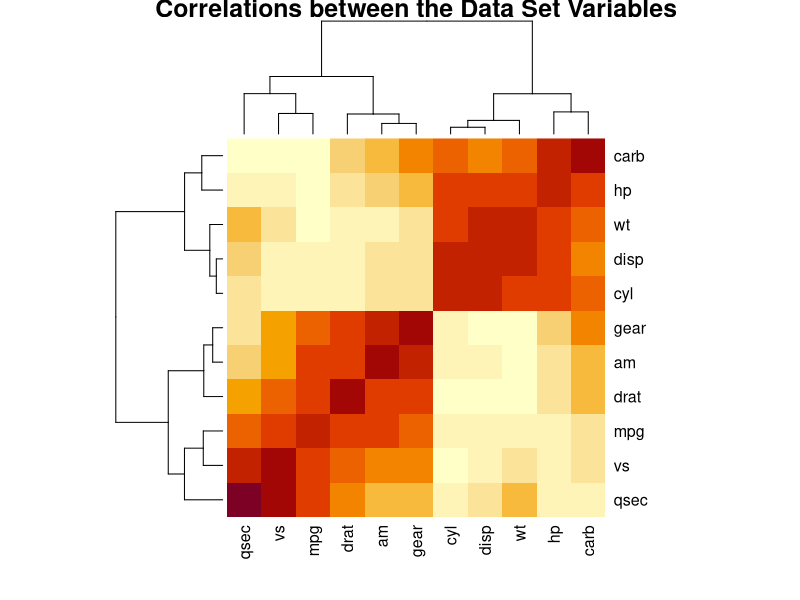
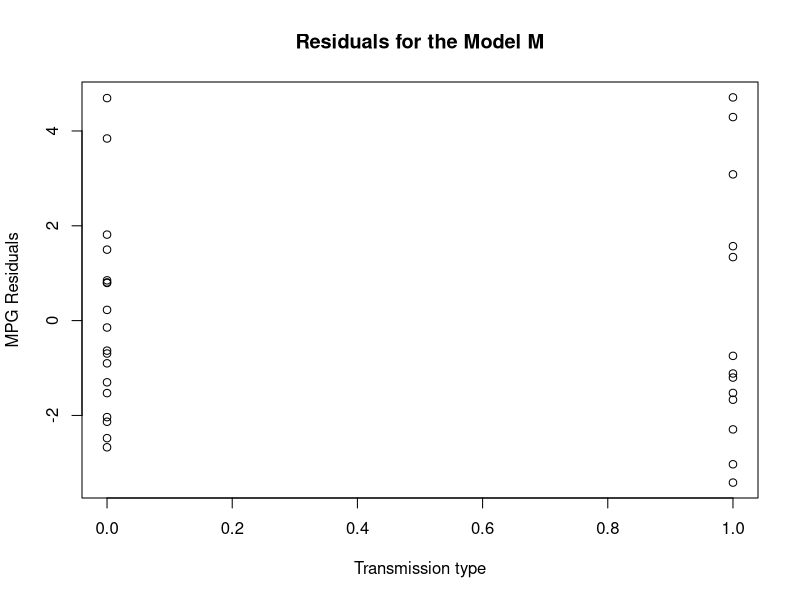
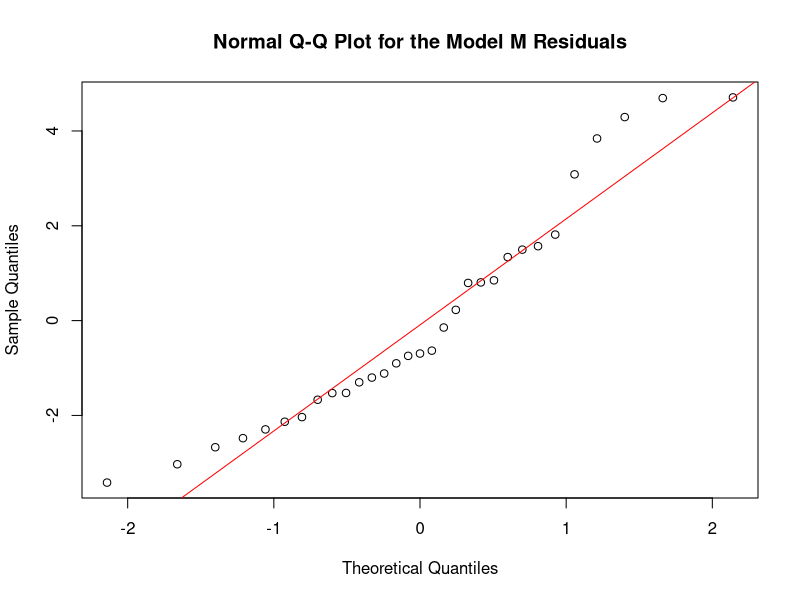

Generate these figures, in order, with R:
## ---- chunk 1
data (mtcars)
mtcars = mtcars[rownames(mtcars) != "Merc 240D",]
fit0 <- lm (mpg ~ am, mtcars)
fit.all <- lm (mpg ~ am + wt + qsec + wt + drat + gear + disp + cyl + carb + hp, mtcars)
## ---- chunk 2
eliminate <- function (var) {
  model <- lm (paste ("mpg ~ am + ", var), mtcars)
  c (anova (fit0, model)$"Pr(>F)"[2], var)
}
ms <- lapply (setdiff (names (mtcars), c ("mpg", "am")), eliminate)
## ---- chunk 3
fit1 <- lm (mpg ~ am + wt, mtcars)
eliminate <- function (var) {
  model <- lm (paste ("mpg ~ am + wt + ", var), mtcars)
  c (anova (fit1, model)$"Pr(>F)"[2], var)
}
ms <- lapply (setdiff (names (mtcars), c ("mpg", "am", "wt", "drat", "gear")), eliminate)
## ---- chunk 4
fit2 <- lm (mpg ~ am + wt + qsec, mtcars)
eliminate <- function (var) {
  model <- lm (paste ("mpg ~ am + wt + qsec + ", var), mtcars)
  c (anova (fit2, model)$"Pr(>F)"[2], var)
}
ms <- lapply (setdiff (names (mtcars), c ("mpg", "am", "wt", "drat", "gear", "qsec", "disp")), eliminate)
fit3 <- lm (mpg ~ am + wt + qsec + carb, mtcars)
## ---- chunk 5
heatmap (cor (mtcars), main = "Correlations between the Data Set Variables")
## ---- chunk 6
plot (mtcars$am, resid (fit2), xlab = "Transmission type",
      ylab = "MPG Residuals", main = "Residuals for the Model M")
## ---- chunk 7
qqnorm (resid (fit2), main = "Normal Q-Q Plot for the Model M Residuals")
qqline (resid (fit2), col = "red")
